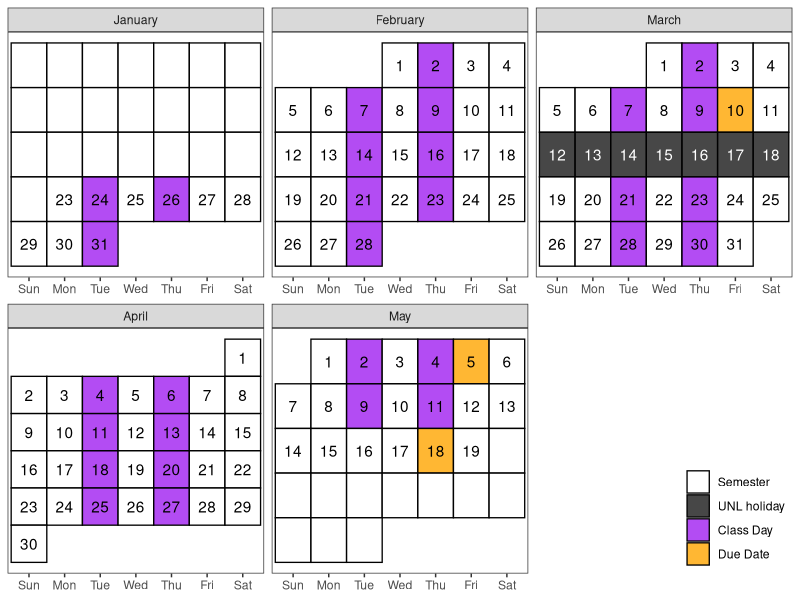

Source code (R):

library(tidyverse)
library(lubridate)

# Create a calendar for your syllabus ----
# Source: http://svmiller.com/blog/2020/08/a-ggplot-calendar-for-your-semester/

# 1) what is the first Monday of the semester?
# Any number of ways to identify dates in R, but we'll use {lubridate} and the ymd() function here.
# Format: YYYYMMDD. In this example, 4 January 2022.

# Weekday(s) of class
class_wdays <- c("Tue", "Thu")

# Spring Break was 13 March 2022 to 20 March 2022.
not_here_dates <- c(
  # ymd("20220117"),
  # Spring Break
  seq(ymd(20230312),ymd(20230318), by=1))

# You can adjust this as you see fit. Basically: add assignment types (e.g. papers, quizzes).
# My intro class was fairly simple: just exams.
exam_dates <- c(ymd(20230310), ymd(20230505), ymd(20230518))

# What are the full dates of the semester? Here, I'll exclude exam week as I like to do.
# In this case: 6 January to 23 April
semester_dates <- seq(ymd(20230123), ymd(20230519), by=1)

exam_week <- seq(ymd(20230515), ymd(20230519), by = 1)

# Custom function for treating the first day of the month as the first week
# of the month up until the first Sunday (unless Sunday was the start of the month)
wom <- function(date) {
  first <- wday(as.Date(paste(year(date),month(date),1,sep="-")))
  return((mday(date)+(first-2)) %/% 7+1)
}

# Create a data frame of dates, assign to Cal
Cal <- tibble(date = seq(ymd(20230101), ymd(20230530), by=1))  %>%
  mutate(mon = lubridate::month(date, label=T, abbr=F), # get month label
         wkdy = weekdays(date, abbreviate=T), # get weekday label
         wkdy = fct_relevel(wkdy, "Sun", "Mon", "Tue", "Wed", "Thu","Fri","Sat"), # make sure Sunday comes first
         semester = date %in% semester_dates, # is date part of the semester?
         exams = date %in% exam_dates, # is it an exam?
         not_here = date %in% not_here_dates, # is it a day off?
         exam_wk = date %in% exam_week,
         day = lubridate::mday(date), # get day of month to add later as a label
         # Below: our custom wom() function
         week = wom(date))

# Create a category variable, for filling.
# I can probably make this a case_when(), but this will work.

Cal <- Cal %>%
  mutate(category = case_when(
    exams ~ "Due Date",
    not_here ~ "UNL holiday",
    semester & wkdy %in% class_wdays & !not_here & !exam_wk ~ "Class Day",
    semester ~ "Semester",
    TRUE ~ "NA"
  ))
# mutate(category = NA,
#        category = ifelse(semester == 1, "Semester", category),
#        category = ifelse(semester == 1 & wkdy %in% c("Wed"), "Class Day", category),
#        category = ifelse(exams == 1, "Exams", category),
#        category = ifelse(is.na(category) | (semester == 1 & not_here == 1), "NA", category)) -> Cal

class_cal <- Cal %>%
  ggplot(.,aes(wkdy, week)) +
  theme_bw() +
  theme(panel.grid.major.x = element_blank(),
        legend.position = c(1, 0), legend.justification = c(1,0), legend.direction = "vertical", legend.title = element_blank(),
        axis.title.y = element_blank(), axis.title.x = element_blank(), axis.ticks.y = element_blank(), axis.text.y = element_blank()) +
  # geom_tile and facet_wrap will do all the heavy lifting
  geom_tile(alpha=0.8, aes(fill=category), color="black", linewidth=.45) +
  facet_wrap(~mon, scales = "free", ncol=3) +
  # fill in tiles to make it look more "calendary" (sic)
  geom_text(aes(label=day, color = semester&(!not_here))) +
  # put your y-axis down, flip it, and reverse it
  scale_y_reverse(breaks=NULL) +
  # manually fill scale colors to something you like...
  scale_color_manual(values = c("FALSE" = "white", "TRUE" = "black"), guide = "none") +
  scale_fill_manual(values=c("Class Day"="purple",
                             "Semester"="white",
                             "UNL holiday" = "grey10",
                             "NA" = "white", # I like these whited out...
                             "Due Date"="orange"),
                    #... but also suppress a label for a non-class semester day
                    breaks=c("Semester", "UNL holiday", "Class Day","Due Date"))
# class_cal

exam_days <- filter(Cal, category == "Due Date") %>%
  mutate(topic = c("Midterm Due", "Project Due", "Scheduled Final"),
         time = c("6pm", "6pm", "1-3pm"))

class_days <- filter(Cal, category == "Class Day") %>%
  mutate(topic = c(
    "Getting Started",
    "Version Control",
    "Review: Functions",
    "Review: Functions",
    "Review: Data Structures",
    "Review: Data Structures",
    "Data Input",
    "Data Input",
    "Data Visualization",
    "Data Visualization",
    "Good Graphics",
    "Data Cleaning",
    "Data Cleaning",
    "Exam 1 Questions",
    "Strings",
    "Strings",
    "Reshaping Data",
    "Reshaping Data",
    "Joining Data",
    "Joining Data",
    "Dates and Times",
    "Dates and Times",
    "Project Work",
    "Project Work",
    "Lists",
    "Lists",
    "Project Work",
    "Project Work",
    "Spatial Data",
    "Spatial Data")) %>%
  bind_rows(exam_days) %>%
  arrange(date)

